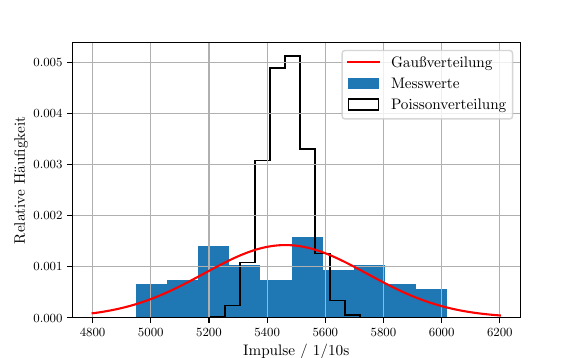

Python code for this plot:
from scipy import stats
import numpy as np
import matplotlib.pylab as plt
import math
 
b = np.genfromtxt('n.txt', unpack=True)
 
mean = np.mean(b)
#sem = sem(b)
std = np.std(b)
var = std**2
#print(mean,'+-','Varianz=',var)
 
 
plt.hist(b, bins=10, density = True, label="Messwerte")
xt = plt.xticks()[0]
xmin, xmax = min(xt), max(xt)
lnspc = np.linspace(xmin, xmax, len(b))


pdf_g = stats.norm.pdf(lnspc, mean, std)
plt.plot(lnspc, pdf_g, color="r", label="Gaußverteilung")
plt.xlabel(r'Zählrate N / 1/10s')
plt.ylabel(r'Relative Häufigkeit')
 
poi = np.random.poisson(lam=mean, size= 10000)
plt.hist(poi, bins=10, density = True, histtype = "step", color ="k", label="Poissonverteilung")
plt.grid()
plt.legend()
plt.show()



#def f(x):
#    return math.exp(-(x - 5463)**2 / (2 * 79442**2)) / (79442 * (2 * math.pi)**0.5)

#f2 = np.vectorize(f)
#x = np.linspace(4500, 6500)


#plt.plot(x,f2(x))
#plt.savefig('blah.pdf')